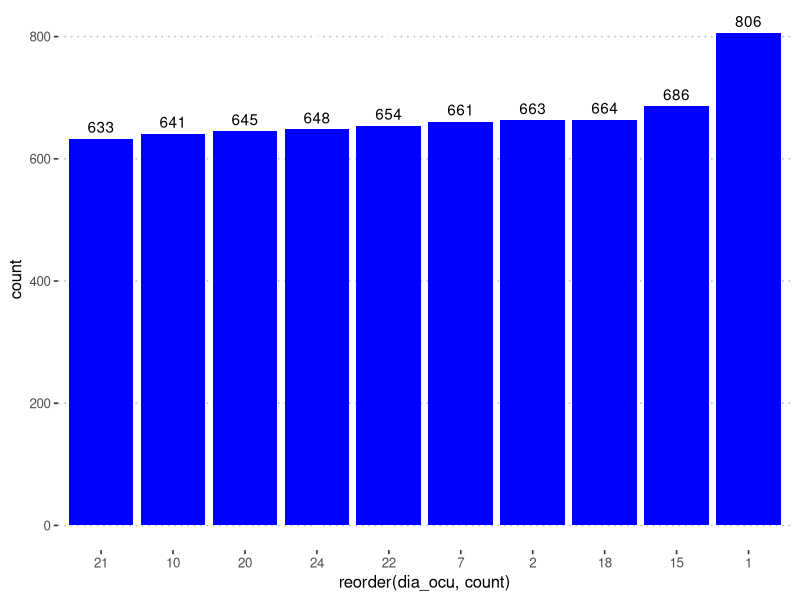
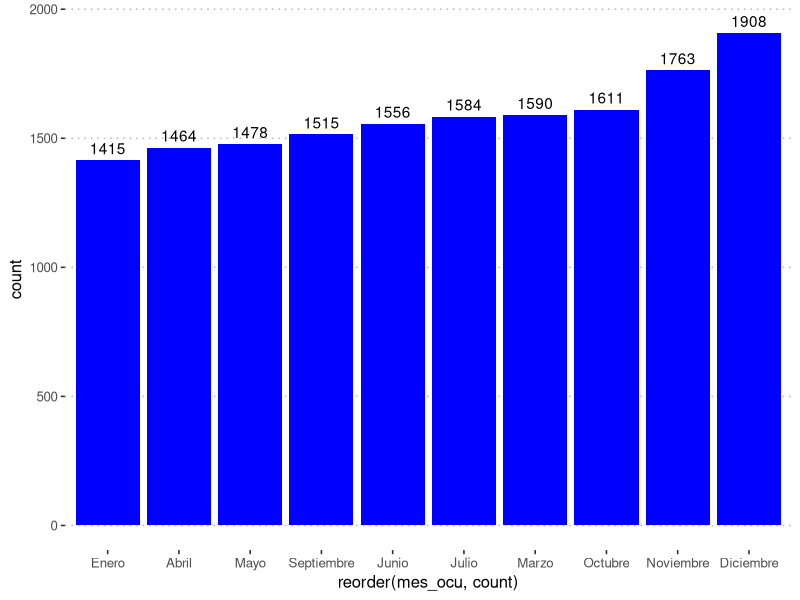
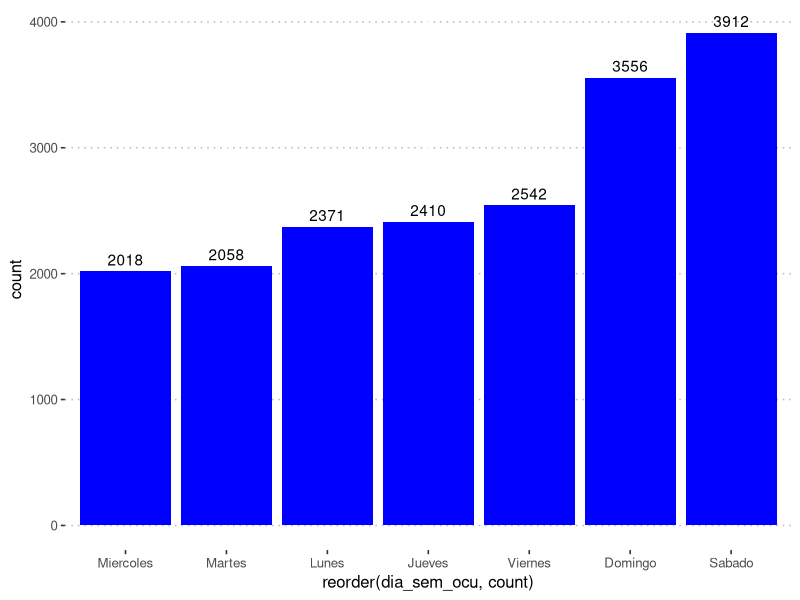
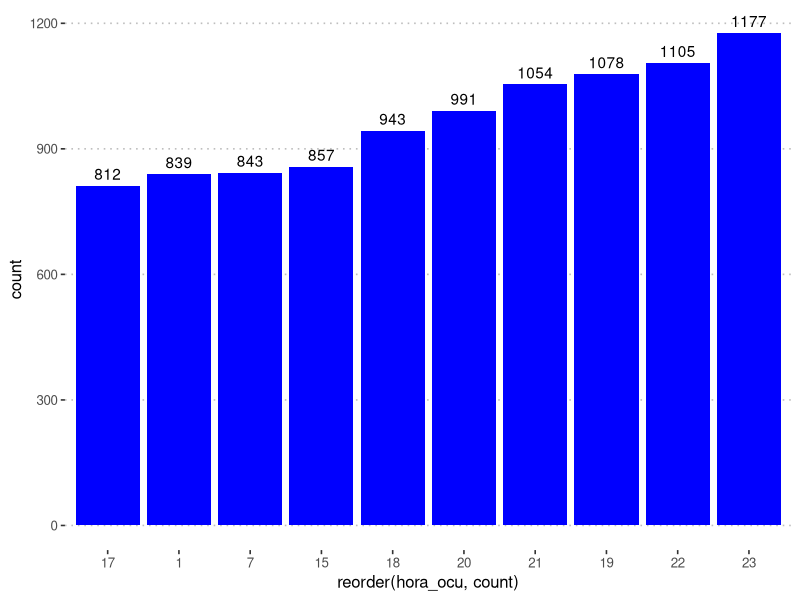
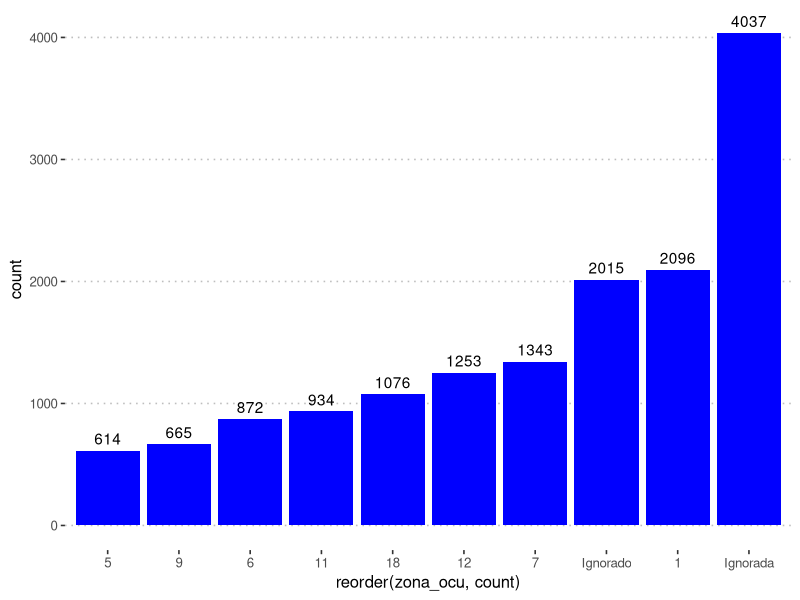
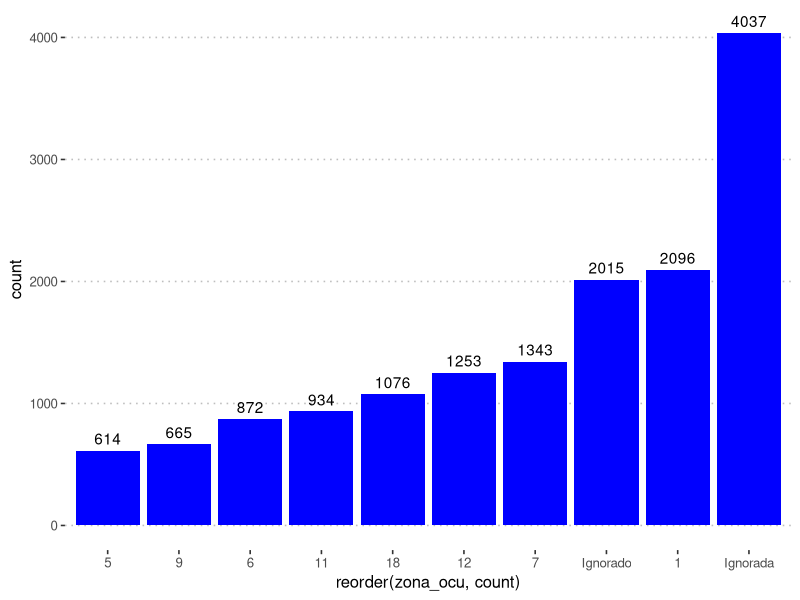
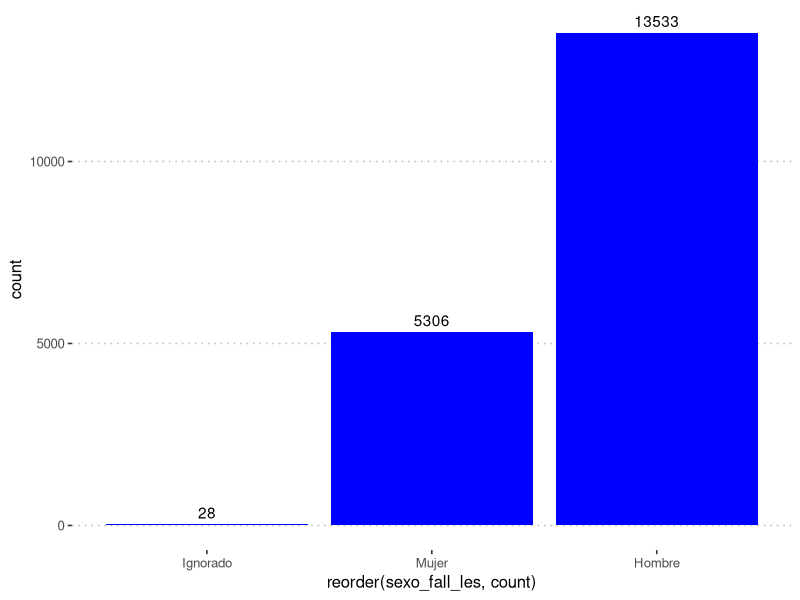
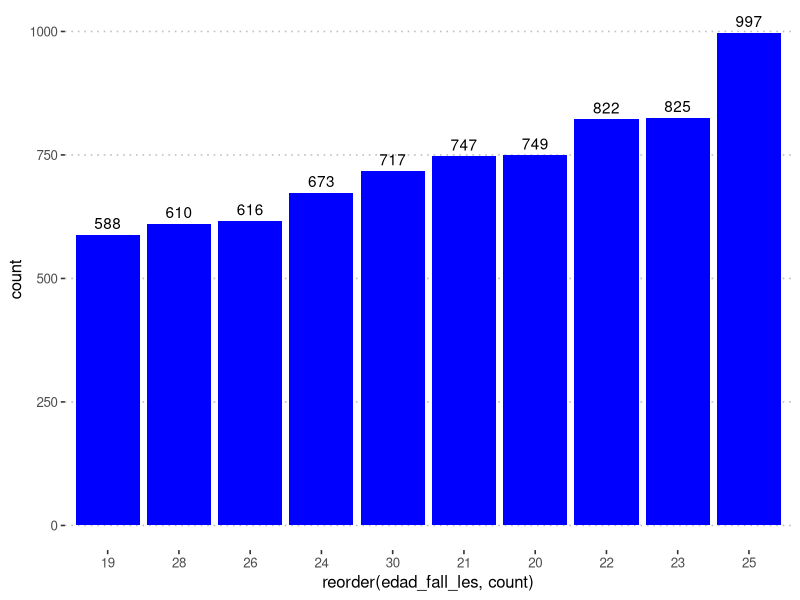

Reproduce these figures in R, in order. (Note: this script raises an error after producing the figures.)
## ---- chunk 1
knitr::opts_chunk$set(echo = TRUE)
library(ggplot2)
library(ggpubr)
library(dplyr)
theme_set(theme_pubr())
datos<-read.csv("INE-Accidentes-Guatemala.csv", stringsAsFactors = FALSE)
datos<-na.omit(datos)
datos <- datos[which(datos$depto_ocu == "Guatemala"), ]
## ---- chunk 2
datos$mes <- 0
datos[which(datos$mes_ocu == "Enero"), ]$mes <- 1
datos[which(datos$mes_ocu == "Febrero"), ]$mes <- 2
datos[which(datos$mes_ocu == "Marzo"), ]$mes <- 3
datos[which(datos$mes_ocu == "Abril"), ]$mes <- 4
datos[which(datos$mes_ocu == "Mayo"), ]$mes <- 5
datos[which(datos$mes_ocu == "Junio"), ]$mes <- 6
datos[which(datos$mes_ocu == "Julio"), ]$mes <- 7
datos[which(datos$mes_ocu == "Agosto"), ]$mes <- 8
datos[which(datos$mes_ocu == "Septiembre"), ]$mes <- 9
datos[which(datos$mes_ocu == "Octubre"), ]$mes <- 10
datos[which(datos$mes_ocu == "Noviembre"), ]$mes <- 11
datos[which(datos$mes_ocu == "Diciembre"), ]$mes <- 12
datos
## ---- chunk 3
#Dia de ocurrencia
df <- datos %>%
  group_by(dia_ocu) %>%
  summarise(count = n())
df <- df[order(-df$count),]
df <- df[1:10,]
print(df)
ggplot(df, aes(x = reorder(dia_ocu, count), y = count)) + geom_bar(fill = "blue", stat = "identity") + geom_text(aes(label = count), vjust = -0.5) + theme_pubclean()
## ---- chunk 4
#Mes de ocurrencia
df <- datos %>%
  group_by(mes_ocu) %>%
  summarise(count = n())
df <- df[order(-df$count),]
df <- df[1:10,]
print(df)
ggplot(df, aes(x = reorder(mes_ocu, count), y = count)) + geom_bar(fill = "blue", stat = "identity") + geom_text(aes(label = count), vjust = -0.5) + theme_pubclean()
## ---- chunk 5
#Día de la semana de ocurrencia
df <- datos %>%
  group_by(dia_sem_ocu) %>%
  summarise(count = n())
df <- df[order(-df$count),]
print(df)
ggplot(df, aes(x = reorder(dia_sem_ocu, count), y = count)) + geom_bar(fill = "blue", stat = "identity") + geom_text(aes(label = count), vjust = -0.5) + theme_pubclean()
## ---- chunk 6
#Hora de ocurrencia
df <- datos %>%
  group_by(hora_ocu) %>%
  summarise(count = n())
df <- df[order(-df$count),]
df <- df[1:10,]
print(df)
ggplot(df, aes(x = reorder(hora_ocu, count), y = count)) + geom_bar(fill = "blue", stat = "identity") + geom_text(aes(label = count), vjust = -0.5) + theme_pubclean()
## ---- chunk 7
#Municipio de ocurrencia
df <- datos %>%
  group_by(zona_ocu) %>%
  summarise(count = n())
df <- df[order(-df$count),]
df <- df[1:10,]
print(df)
ggplot(df, aes(x = reorder(zona_ocu, count), y = count)) + geom_bar(fill = "blue", stat = "identity") + geom_text(aes(label = count), vjust = -0.5) + theme_pubclean()
## ---- chunk 8
#Zona ocurrencia
df <- datos %>%
  group_by(zona_ocu) %>%
  summarise(count = n())
df <- df[order(-df$count),]
df <- df[1:10,]
print(df)
ggplot(df, aes(x = reorder(zona_ocu, count), y = count)) + geom_bar(fill = "blue", stat = "identity") + geom_text(aes(label = count), vjust = -0.5) + theme_pubclean()
## ---- chunk 9
#Sexo del involucrado
df <- datos %>%
  group_by(sexo_fall_les) %>%
  summarise(count = n())
df <- df[order(-df$count),]
print(df)
ggplot(df, aes(x = reorder(sexo_fall_les, count), y = count)) + geom_bar(fill = "blue", stat = "identity") + geom_text(aes(label = count), vjust = -0.5) + theme_pubclean()
## ---- chunk 10
#Edad del involucrado
df <- datos %>%
  group_by(edad_fall_les) %>%
  summarise(count = n())
df <- df[order(-df$count),]
df <- df[1:10,]
print(df)
ggplot(df, aes(x = reorder(edad_fall_les, count), y = count)) + geom_bar(fill = "blue", stat = "identity") + geom_text(aes(label = count), vjust = -0.5) + theme_pubclean()
## ---- chunk 11
#Tipo de vehiculo
df <- datos %>%
  group_by(tipo_vehi) %>%
  summarise(count = n())
df <- df[order(-df$count),]
df <- df[1:10,]
print(df)
ggplot(df, aes(x = reorder(tipo_vehi, count), y = count)) + geom_bar(fill = "blue", stat = "identity") + geom_text(aes(label = count), vjust = -0.5) + theme_pubclean()
## ---- chunk 12
#Color vehiculo
df <- datos %>%
  group_by(color_vehi) %>%
  summarise(count = n())
df <- df[order(-df$count),]
df <- df[1:10,]
print(df)
ggplot(df, aes(x = reorder(color_vehi, count), y = count)) + geom_bar(fill = "blue", stat = "identity") + geom_text(aes(label = count), vjust = -0.5) + theme_pubclean()
## ---- chunk 13
#Causa de ocurrencia
df <- datos %>%
  group_by(causa_acc) %>%
  summarise(count = n())
df <- df[order(-df$count),]
print(df)
ggplot(df, aes(x = reorder(causa_acc, count), y = count)) + geom_bar(fill = "blue", stat = "identity") + geom_text(aes(label = count), vjust = -0.5) + theme_pubclean()
## ---- chunk 14
#Estado del implicado
df <- datos %>%
  group_by(estado_implicado) %>%
  summarise(count = n())
df <- df[order(-df$count),]
print(df)
ggplot(df, aes(x = reorder(estado_implicado, count), y = count)) + geom_bar(fill = "blue", stat = "identity") + geom_text(aes(label = count), vjust = -0.5) + theme_pubclean()
## ---- chunk 15
#Año
df <- datos %>%
  group_by(year) %>%
  summarise(count = n())
df <- df[order(-df$count),]
print(df)
ggplot(df, aes(x = reorder(year, count), y = count)) + geom_bar(fill = "blue", stat = "identity") + geom_text(aes(label = count), vjust = -0.5) + theme_pubclean()
## ---- chunk 16
#Limpieza de Datos de Insivumeh
library(readxl)

datosInsi <- read_xlsx("Insivumeh.xlsx")
datosInsi<-datosInsi[,-c(8, 9, 10, 11, 13, 14, 17)]
names(datosInsi)[1] <- "year"
names(datosInsi)[2] <- "mes"	
names(datosInsi)[3] <- "dia_ocu"
names(datosInsi)[4] <- "tempMax"
names(datosInsi)[5] <- "tempMin"
names(datosInsi)[6] <- "tempMed"
names(datosInsi)[7] <- "lluviaMed"
names(datosInsi)[8] <- "nuboMedia"
names(datosInsi)[9] <- "humeRelMedia"
names(datosInsi)[10] <- "presionAtmMedia"
## ---- chunk 17
df <- datosInsi %>%
  group_by(tempMax) %>%
  summarise(count = n())

ggplot(df, aes(x = reorder(tempMax, count), y = count)) + geom_bar(fill = "blue", stat = "identity")+ theme_pubclean()


sample = datosInsi[sample(nrow(datosInsi), 5000), ]
shapiro.test(sample$tempMax)
summary(datosInsi$tempMax)
## ---- chunk 18
datosInsi$tempMax[is.na(datosInsi$tempMax)] <-25.66
## ---- chunk 19
df <- datosInsi %>%
  group_by(tempMax) %>%
  summarise(count = n())

ggplot(df, aes(x = reorder(tempMax, count), y = count)) + geom_bar(fill = "blue", stat = "identity")+ theme_pubclean()


sample = datosInsi[sample(nrow(datosInsi), 5000), ]
shapiro.test(sample$tempMax)
summary(datosInsi$tempMax)
## ---- chunk 20
df <- datosInsi %>%
  group_by(tempMin) %>%
  summarise(count = n())

ggplot(df, aes(x = reorder(tempMin, count), y = count)) + geom_bar(fill = "blue", stat = "identity")+ theme_pubclean()


sample = datosInsi[sample(nrow(datosInsi), 5000), ]
shapiro.test(sample$tempMin)
summary(datosInsi$tempMin)
## ---- chunk 21
datosInsi$tempMin[is.na(datosInsi$tempMin)] <-15.56
## ---- chunk 22
df <- datosInsi %>%
  group_by(tempMin) %>%
  summarise(count = n())

ggplot(df, aes(x = reorder(tempMin, count), y = count)) + geom_bar(fill = "blue", stat = "identity")+ theme_pubclean()


sample = datosInsi[sample(nrow(datosInsi), 5000), ]
shapiro.test(sample$tempMin)
summary(datosInsi$tempMin)
## ---- chunk 23
df <- datosInsi %>%
  group_by(tempMed) %>%
  summarise(count = n())

ggplot(df, aes(x = reorder(tempMed, count), y = count)) + geom_bar(fill = "blue", stat = "identity")+ theme_pubclean()


sample = datosInsi[sample(nrow(datosInsi), 5000), ]
shapiro.test(sample$tempMed)
summary(datosInsi$tempMed)
## ---- chunk 24
datosInsi$tempMed[is.na(datosInsi$tempMed)] <- 19.97
## ---- chunk 25
df <- datosInsi %>%
  group_by(tempMed) %>%
  summarise(count = n())

ggplot(df, aes(x = reorder(tempMed, count), y = count)) + geom_bar(fill = "blue", stat = "identity")+ theme_pubclean()


sample = datosInsi[sample(nrow(datosInsi), 5000), ]
shapiro.test(sample$tempMed)
summary(datosInsi$tempMed)
## ---- chunk 26
df <- datosInsi %>%
  group_by(lluviaMed) %>%
  summarise(count = n())

ggplot(df, aes(x = reorder(lluviaMed, count), y = count)) + geom_bar(fill = "blue", stat = "identity")+ theme_pubclean()


sample = datosInsi[sample(nrow(datosInsi), 5000), ]
shapiro.test(sample$lluviaMed)
summary(datosInsi$lluviaMed)
## ---- chunk 27
datosInsi$lluviaMed[is.na(datosInsi$lluviaMed)] <-3.49
## ---- chunk 28
df <- datosInsi %>%
  group_by(lluviaMed) %>%
  summarise(count = n())

ggplot(df, aes(x = reorder(lluviaMed, count), y = count)) + geom_bar(fill = "blue", stat = "identity")+ theme_pubclean()


sample = datosInsi[sample(nrow(datosInsi), 5000), ]
shapiro.test(sample$lluviaMed)
summary(datosInsi$lluviaMed)
## ---- chunk 29
df <- datosInsi %>%
  group_by(nuboMedia) %>%
  summarise(count = n())

ggplot(df, aes(x = reorder(nuboMedia, count), y = count)) + geom_bar(fill = "blue", stat = "identity")+ theme_pubclean()


sample = datosInsi[sample(nrow(datosInsi), 5000), ]
shapiro.test(sample$nuboMedia)
summary(datosInsi$nuboMedia)
## ---- chunk 30
datosInsi$nuboMedia[is.na(datosInsi$nuboMedia)] <-5.667
## ---- chunk 31
df <- datosInsi %>%
  group_by(nuboMedia) %>%
  summarise(count = n())

ggplot(df, aes(x = reorder(nuboMedia, count), y = count)) + geom_bar(fill = "blue", stat = "identity")+ theme_pubclean()


sample = datosInsi[sample(nrow(datosInsi), 5000), ]
shapiro.test(sample$nuboMedia)
summary(datosInsi$nuboMedia)
## ---- chunk 32
df <- datosInsi %>%
  group_by(humeRelMedia) %>%
  summarise(count = n())

ggplot(df, aes(x = reorder(humeRelMedia, count), y = count)) + geom_bar(fill = "blue", stat = "identity")+ theme_pubclean()

sample = datosInsi[sample(nrow(datosInsi), 5000), ]
shapiro.test(sample$humeRelMedia)
summary(datosInsi$humeRelMedia)

## ---- chunk 33
datosInsi$humeRelMedia[is.na(datosInsi$humeRelMedia)] <-75.6
## ---- chunk 34
df <- datosInsi %>%
  group_by(humeRelMedia) %>%
  summarise(count = n())

ggplot(df, aes(x = reorder(humeRelMedia, count), y = count)) + geom_bar(fill = "blue", stat = "identity")+ theme_pubclean()

sample = datosInsi[sample(nrow(datosInsi), 5000), ]
shapiro.test(sample$humeRelMedia)
summary(datosInsi$humeRelMedia)

## ---- chunk 35
df <- datosInsi %>%
  group_by(presionAtmMedia) %>%
  summarise(count = n())

ggplot(df, aes(x = reorder(presionAtmMedia, count), y = count)) + geom_bar(fill = "blue", stat = "identity")+ theme_pubclean()

sample = datosInsi[sample(nrow(datosInsi), 5000), ]
shapiro.test(sample$presionAtmMedia)
summary(datosInsi$presionAtmMedia)

## ---- chunk 36
datosInsi$presionAtmMedia[is.na(datosInsi$presionAtmMedia)] <-640.7
## ---- chunk 37
df <- datosInsi %>%
  group_by(presionAtmMedia) %>%
  summarise(count = n())

ggplot(df, aes(x = reorder(presionAtmMedia, count), y = count)) + geom_bar(fill = "blue", stat = "identity")+ theme_pubclean()

sample = datosInsi[sample(nrow(datosInsi), 5000), ]
shapiro.test(sample$presionAtmMedia)
summary(datosInsi$presionAtmMedia)

## ---- chunk 38
prueba <- merge(x = datos, y = datosInsi, by = c("mes","year","dia_ocu") )
prueba
## ---- chunk 39
matriz_cor <- cor(prueba)
corrplot(matriz_cor)
